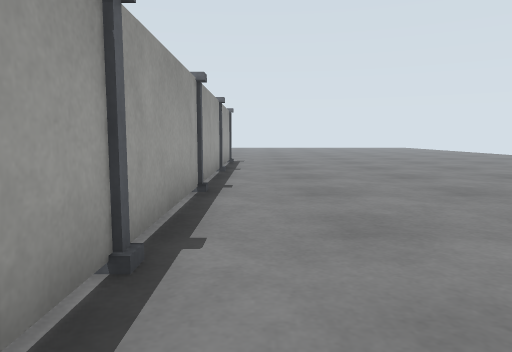
view 1 (above)

17 first-person views from a walk through a world built for the Gazebo simulator. The camera is 0.18 m above the floor, tilts 6° down and sees 70° across. The floor is counted in squares, 0.2 m on a side. Each view is taken from the middle of a square. On the plan, view 1 faces up. The plan holds only what a view shows up to about 12 squares ahead; the rest is blank. The place goes on beyond the plan.

view 2
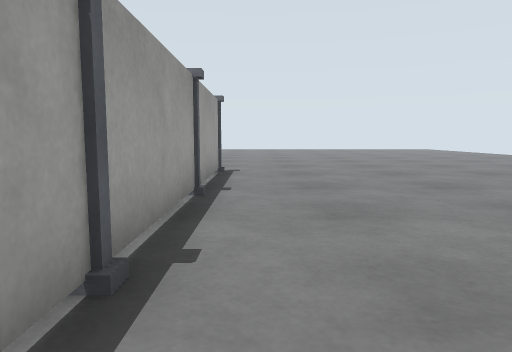

view 3
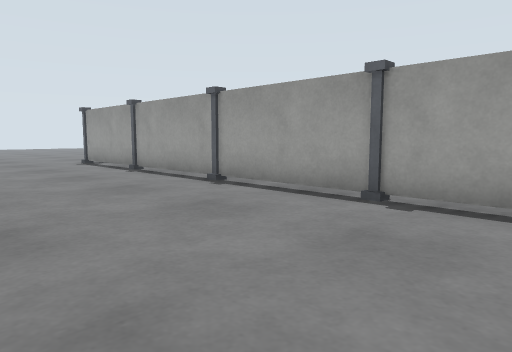

view 4
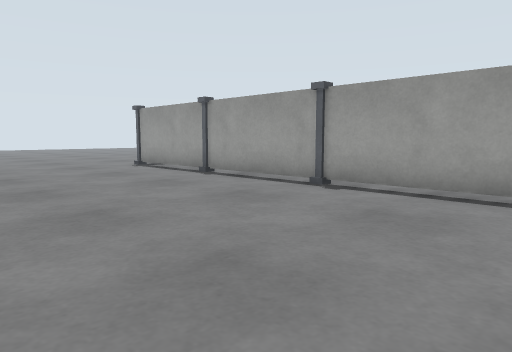

view 5
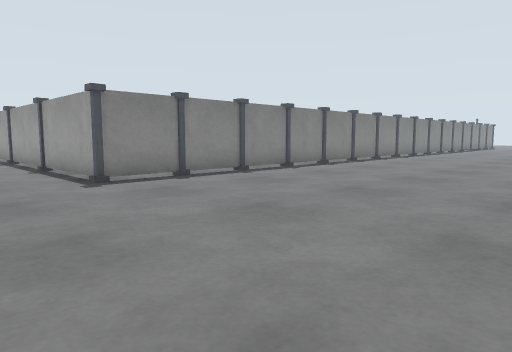

view 6
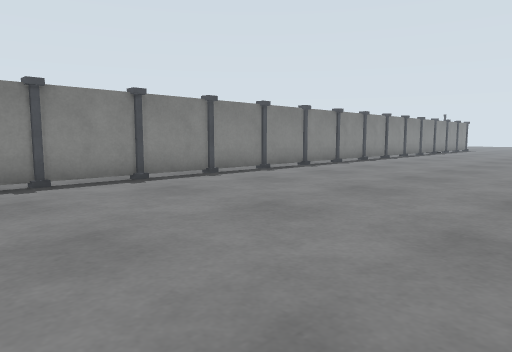

view 7
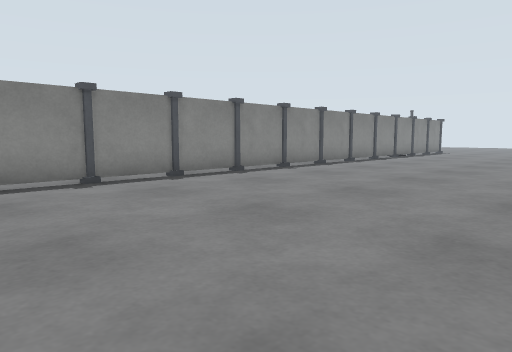

view 8
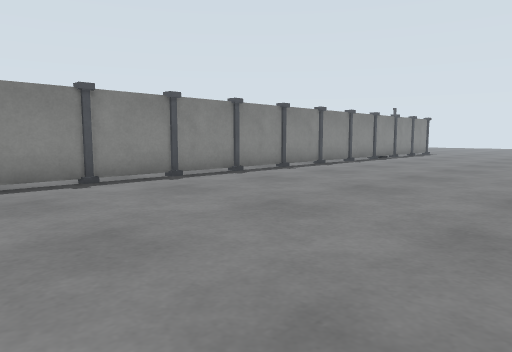

view 9
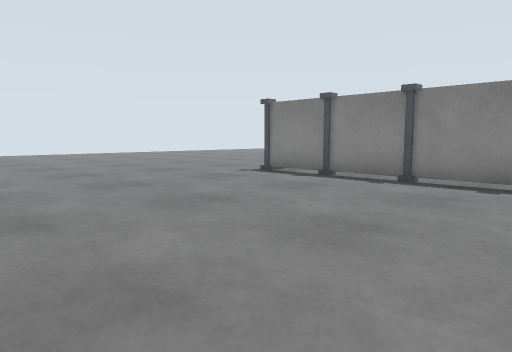

view 10
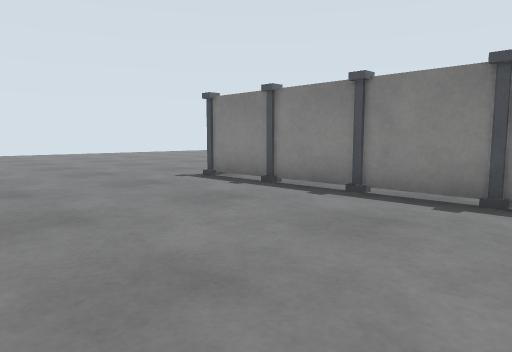

view 11
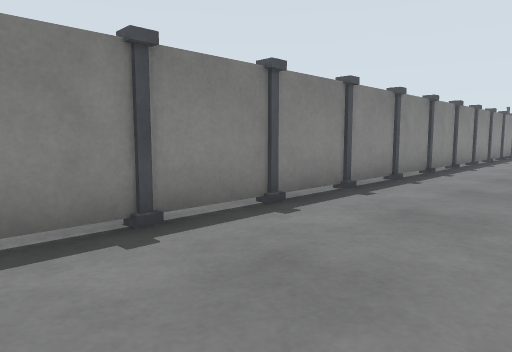

view 12
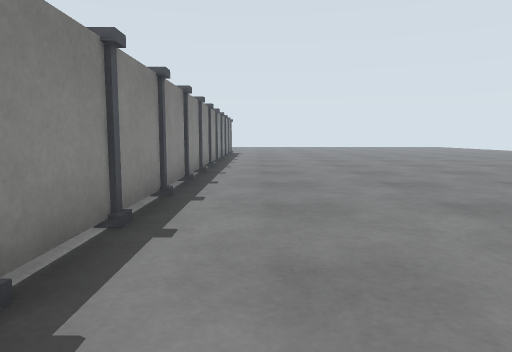

view 13
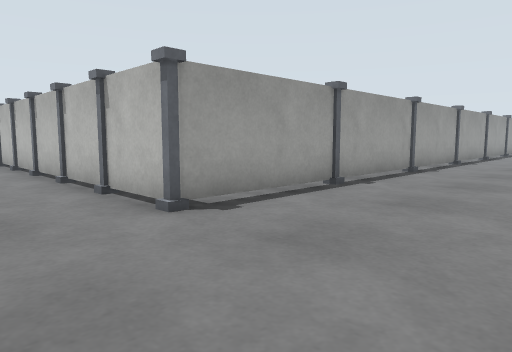

view 14
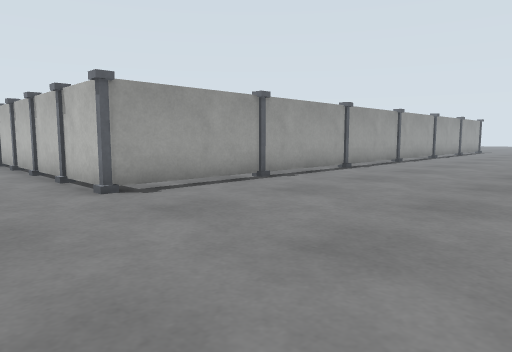

view 15
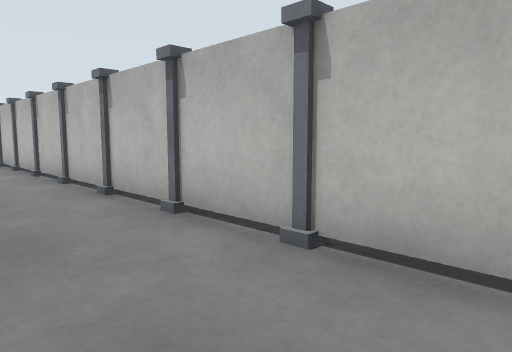

view 16
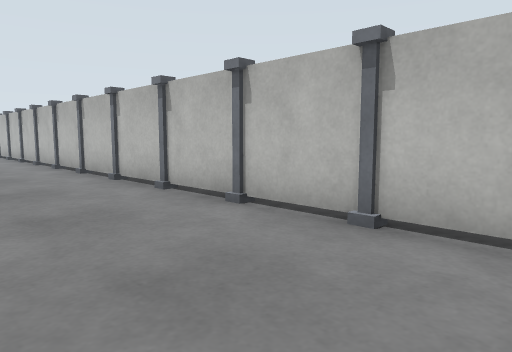

view 17
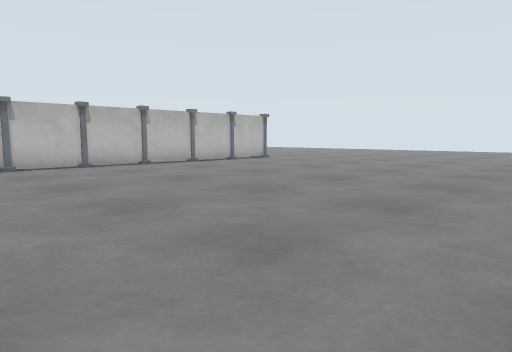

### Floor plan
Points are (right, up) in squares from view 1. A wall is a line through its corners. A room is listed if a view was taken in it or the views show most of it. See-through windows are left out.
Room 1 (views 1, 2, 3, 4, 5, 6, 7, 8, 9, 10, 11, 12)
walls: (-1, 1.6) (-1, -8.5); (-22.5, 13.5) (-1, 13.5) (-1, 3.4)
ways out: opening at (2, -9.4) to room 2
objects: grey post (-21, 13); grey post (-19, 13); grey post (-17, 13); grey post (-15, 13); grey post (-13, 13); grey post (-11, 13); grey post (-9, 13); grey post (-7, 13); grey post (-5, 13); grey post (-3, 13); grey post (-1, -9); grey post (-1, -5); grey post (-1, -1); grey post (-1, 2) to (-1, 3); grey post (-1, 6); grey post (-1, 10); grey post (-1, 14)
Room 2 (views 13, 14, 15, 16, 17)
walls: (-1, -8.5) (-22.5, -8.5)
ways out: opening at (2, -9.4) to room 1
objects: grey post (-21, -9); grey post (-19, -9); grey post (-17, -9); grey post (-15, -9); grey post (-13, -9); grey post (-11, -9); grey post (-9, -9); grey post (-7, -9); grey post (-5, -9); grey post (-3, -9)

Positions as (right, up) in squares from view 1, and headings:
1: (0, 0), facing up
2: (0, 4), facing up
3: (4, 5), facing down-left
4: (5, 3), facing down-left
5: (2, 21), facing down-left
6: (-5, 21), facing down-left
7: (-10, 21), facing down-left
8: (-12, 21), facing down-left
9: (-8, 21), facing down-right
10: (-8, 19), facing down-right
11: (-9, 17), facing down-left
12: (-11, 15), facing left
13: (3, -11), facing up-left
14: (5, -11), facing up-left
15: (-5, -11), facing up-left
16: (-9, -12), facing up-left
17: (-13, -20), facing up-right
